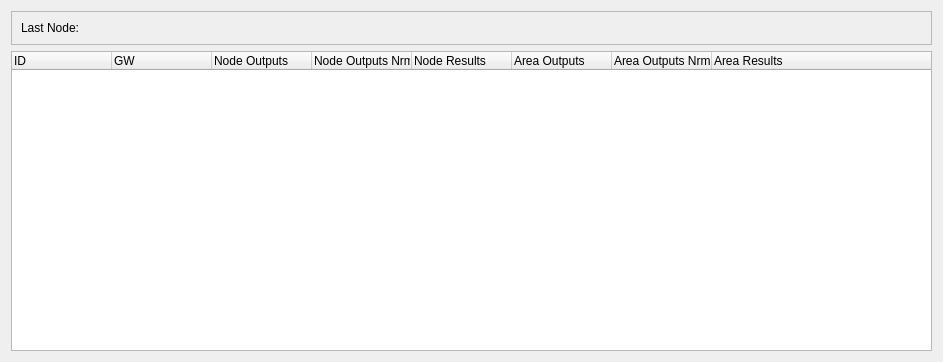
<ui version="4.0" >
 <class>NodesDialog</class>
 <widget class="QDialog" name="NodesDialog" >
  <property name="geometry" >
   <rect>
    <x>0</x>
    <y>0</y>
    <width>943</width>
    <height>362</height>
   </rect>
  </property>
  <property name="windowTitle" >
   <string>Nodes</string>
  </property>
  <property name="windowIcon" >
   <iconset resource="Monitor.qrc" >:/Monitor/resources/monitor.png</iconset>
  </property>
  <layout class="QVBoxLayout" >
   <item>
    <widget class="QFrame" name="frame" >
     <property name="frameShape" >
      <enum>QFrame::StyledPanel</enum>
     </property>
     <property name="frameShadow" >
      <enum>QFrame::Raised</enum>
     </property>
     <layout class="QHBoxLayout" >
      <item>
       <widget class="QLabel" name="label" >
        <property name="text" >
         <string>Last Node:</string>
        </property>
       </widget>
      </item>
      <item>
       <widget class="QLabel" name="lastNodeLabel" >
        <property name="sizePolicy" >
         <sizepolicy vsizetype="Preferred" hsizetype="Expanding" >
          <horstretch>0</horstretch>
          <verstretch>0</verstretch>
         </sizepolicy>
        </property>
        <property name="text" >
         <string/>
        </property>
       </widget>
      </item>
     </layout>
    </widget>
   </item>
   <item>
    <widget class="QTreeWidget" name="nodesTreeWidget" >
     <column>
      <property name="text" >
       <string>ID</string>
      </property>
     </column>
     <column>
      <property name="text" >
       <string>GW</string>
      </property>
     </column>
     <column>
      <property name="text" >
       <string>Node Outputs</string>
      </property>
     </column>
     <column>
      <property name="text" >
       <string>Node Outputs Nrmlzd</string>
      </property>
     </column>
     <column>
      <property name="text" >
       <string>Node Results</string>
      </property>
     </column>
     <column>
      <property name="text" >
       <string>Area Outputs</string>
      </property>
     </column>
     <column>
      <property name="text" >
       <string>Area Outputs Nrmlzd</string>
      </property>
     </column>
     <column>
      <property name="text" >
       <string>Area Results</string>
      </property>
     </column>
    </widget>
   </item>
  </layout>
 </widget>
 <resources>
  <include location="Monitor.qrc" />
 </resources>
 <connections/>
</ui>
